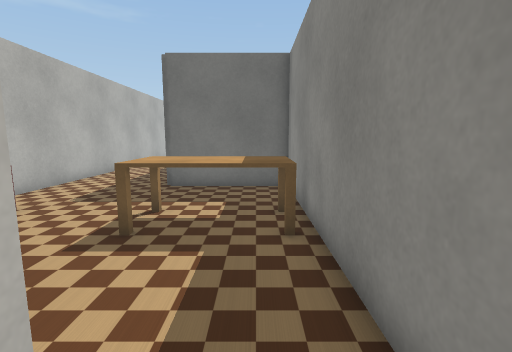
view 1 (above)

13 first-person views from a walk through a world built for the Webots simulator. The camera is 1 m above the floor, tilts 8° down and sees 85° across. The floor is counted in squares, 0.5 m on a side. Each view is taken from the middle of a square. On the plan, view 1 faces up. The plan holds only what a view shows up to about 17 squares ahead; the rest is blank. The robots in the file are not drawn. Webots' stock objects and surfaces are drawn as simple stand-ins.

view 2
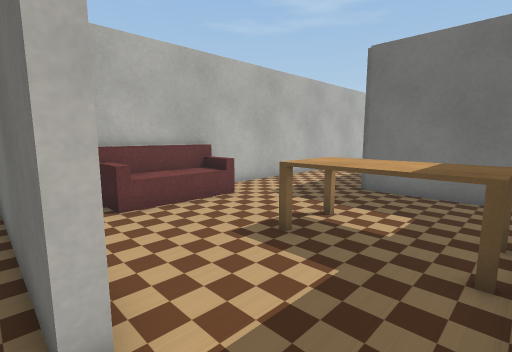

view 3
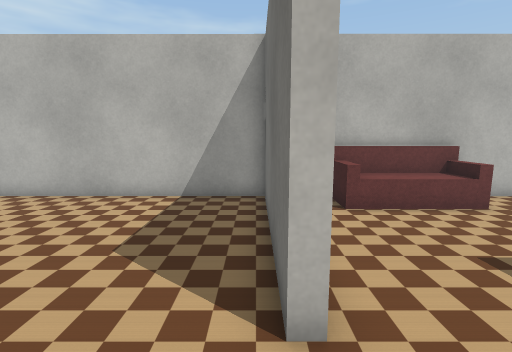

view 4
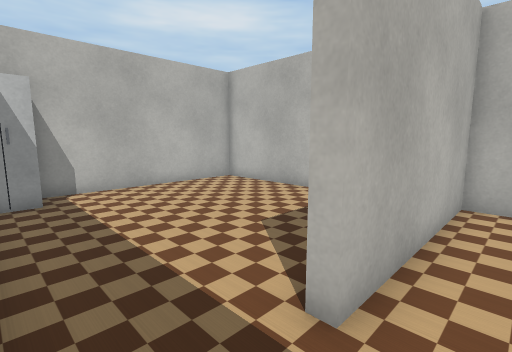

view 5
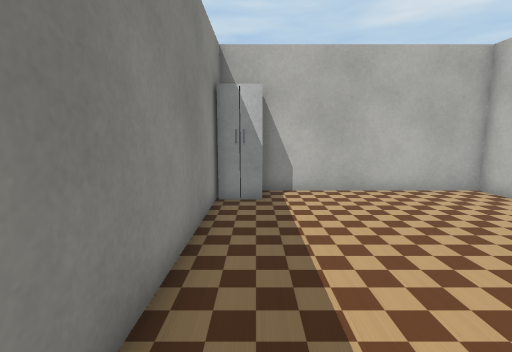

view 6
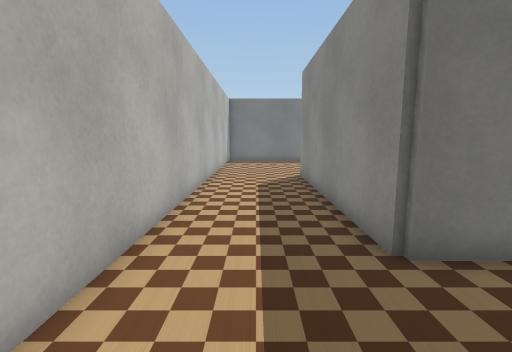

view 7
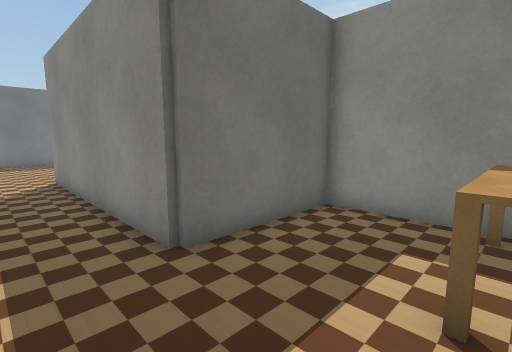

view 8
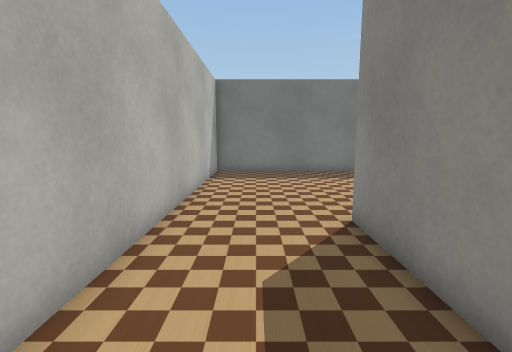

view 9
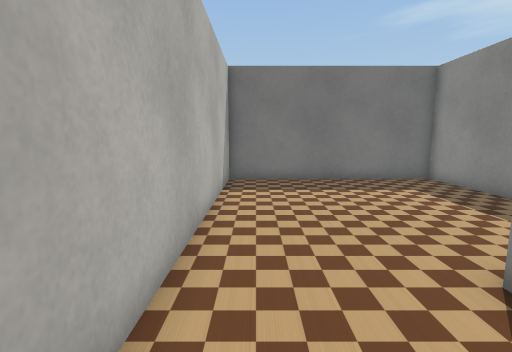

view 10
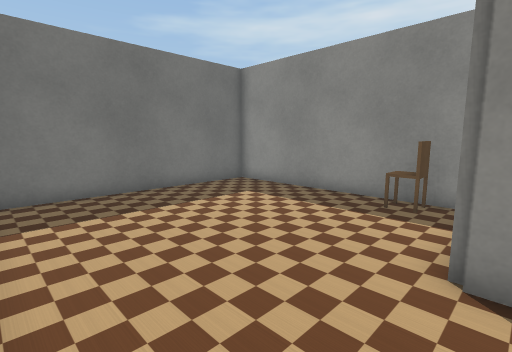

view 11
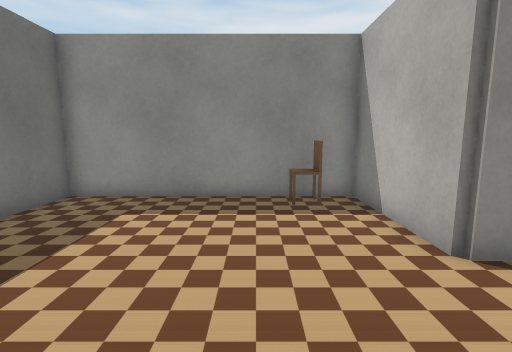

view 12
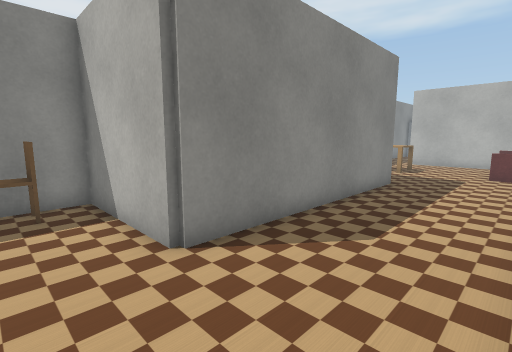

view 13
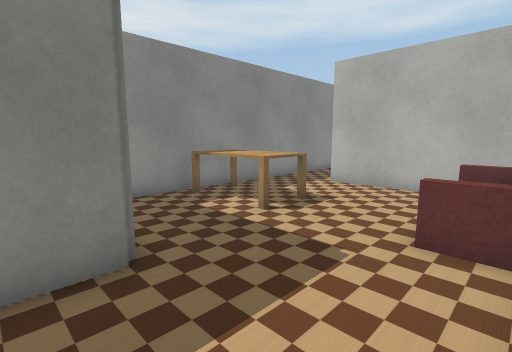

### Floor plan
Points are (right, up) in squares from view 1. A wall is a line through its corners. A room is listed if a view was taken in it or the views show most of it. See-through windows are left out.
Room 1 (views 1, 2, 3)
walls: (1.3, -6.1) (1.3, 1.4); (-1.5, 1.7) (-1.5, 1.3) (-8.3, 1.3) (-8.3, -8.3) (-0.4, -8.3)
ways out: opening at (0, 1) to room 2
objects: fridge (0, -8) to (1, -7)
Room 2 (views 4, 5, 6, 7, 8, 9, 10, 13)
walls: (1.3, 7.6) (1.3, 11.3) (-3.7, 11.3) (-3.7, 21.7) (-2.5, 21.7); (-8.3, 2.7) (-8.3, 1.7) (-1.5, 1.7); (1.3, 1.4) (1.3, 5.4); (-8.3, 22.6) (-8.3, 7.6)
ways out: opening at (0, 1) to room 1; opening at (-5.5, 22) to room 3
objects: sofa (-8, 4) to (-7, 7); table (-3, 6) to (1, 7)
Room 3 (views 11, 12)
walls: (1.3, 24.6) (1.3, 31.3) (-8.3, 31.3) (-8.3, 22.6); (-2.5, 21.7) (1.3, 21.7) (1.3, 22.4)
ways out: opening at (-5.5, 22) to room 2
objects: chair (0, 23) to (1, 24)

Positions as (right, up) in squares from view 1, and headings:
1: (0, 0), facing up
2: (1, 1), facing up-left
3: (1, 1), facing left
4: (1, 3), facing down-left
5: (0, 2), facing down
6: (-6, 7), facing up
7: (-6, 7), facing up-right
8: (-6, 15), facing up
9: (-7, 18), facing up
10: (-8, 21), facing up-right
11: (-8, 25), facing right
12: (-8, 24), facing down-right
13: (-8, 13), facing down-right
